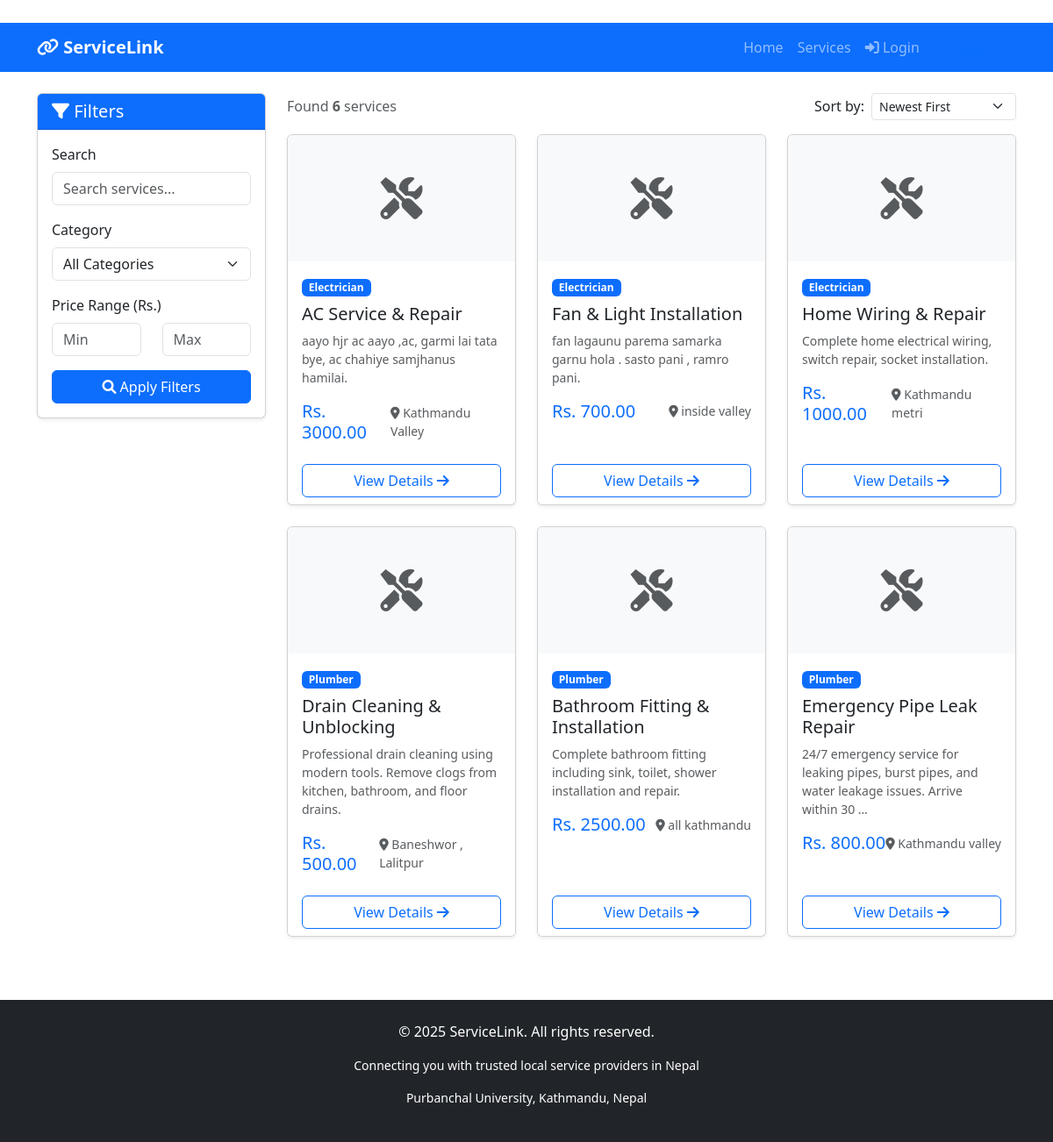
Page /services/ on the committed database.
### services/models.py (models this page shows, shortened)
class Service(models.Model):
    title = models.CharField(max_length=200)
    description = models.TextField()
    price = models.DecimalField(max_digits=10, decimal_places=2)
    category = models.ForeignKey(Category, on_delete=models.CASCADE)
    provider = models.ForeignKey(User, on_delete=models.CASCADE, related_name='services')
    image = models.ImageField(upload_to='services/', blank=True, null=True)
    location = models.CharField(max_length=200, blank=True)
    is_available = models.BooleanField(default=True)
    created_at = models.DateTimeField(auto_now_add=True)

class Category(models.Model):
    name = models.CharField(max_length=100)
    slug = models.SlugField(unique=True)
    icon = models.CharField(max_length=50, blank=True, help_text="FontAwesome icon class")
    class Meta:
        verbose_name = "Category"
        verbose_name_plural = "Categories"

### services/views.py (the view)
# urls.py: path('', views.service_list, name='service_list'),
def service_list(request):
    services = Service.objects.filter(is_available=True)
    query = request.GET.get('q', '')
    category_slug = request.GET.get('category', '')
    min_price = request.GET.get('min_price', '')
    max_price = request.GET.get('max_price', '')
    sort_by = request.GET.get('sort', '-created_at')  # Default: newest first
    if query:
        services = services.filter(
            Q(title__icontains=query) |
            Q(description__icontains=query) |
            Q(location__icontains=query)
        )
    if category_slug:
        services = services.filter(category__slug=category_slug)
    if min_price:
        services = services.filter(price__gte=min_price)  # greater than or equal
    if max_price:
        services = services.filter(price__lte=max_price)  # less than or equal
    valid_sorts = ['price', '-price', 'created_at', '-created_at', 'title']
    if sort_by in valid_sorts:
        services = services.order_by(sort_by)
    paginator = Paginator(services, 6)
    page_number = request.GET.get('page')
    page_obj = paginator.get_page(page_number)
    categories = Category.objects.all()
    context = {
        'services': page_obj,  # Paginated services
        'categories': categories,
        'search_query': query,
        'selected_category': category_slug,
        'min_price': min_price,
        'max_price': max_price,
        'sort_by': sort_by,
    }
    return render(request, 'services/service_list.html', context)

### services/templates/services/service_list.html (shortened to what this page needs)
{% extends 'base.html' %}
{% block content %}
<div class="container mt-4">
    <div class="row">
        <div class="col-md-3">
            <div class="card shadow-sm">
                <div class="card-header bg-primary text-white">
                    <h5 class="mb-0"><i class="fas fa-filter"></i> Filters</h5>
                </div>
                <div class="card-body">
                    <form method="get">
                        <div class="mb-3">
                            <label class="form-label">Search</label>
                            <input type="text" name="q" class="form-control"
                                   placeholder="Search services..."
                                   value="{{ search_query }}">
                        </div>
                        <div class="mb-3">
                            <label class="form-label">Category</label>
                            <select name="category" class="form-select">
                                <option value="">All Categories</option>
                            </select>
                        </div>
                        <div class="mb-3">
                            <label class="form-label">Price Range (Rs.)</label>
                            <div class="row">
                                <div class="col-6">
                                    <input type="number" name="min_price" class="form-control"
                                           placeholder="Min" value="{{ min_price }}">
                                </div>
                                <div class="col-6">
                                    <input type="number" name="max_price" class="form-control"
                                           placeholder="Max" value="{{ max_price }}">
                                </div>
                            </div>
                        </div>
                        <button type="submit" class="btn btn-primary w-100">
                            <i class="fas fa-search"></i> Apply Filters
                        </button>
                    </form>
                </div>
            </div>
        </div>
        <div class="col-md-9">
            <div class="d-flex justify-content-between align-items-center mb-3">
                <p class="text-muted mb-0">
                    Found <strong>{{ services.paginator.count }}</strong> services
                </p>
                <div class="d-flex align-items-center">
                    <label class="me-2">Sort by:</label>
                    <select class="form-select form-select-sm w-auto" onchange="window.location.href=this.value">
                        <option value="?sort=-created_at" {% if sort_by == '-created_at' %}selected{% endif %}>
                            Newest First
                        </option>
                    </select>
                </div>
            </div>
            <div class="row">
                {% for service in services %}
                <div class="col-md-6 col-lg-4 mb-4">
                    <div class="card h-100 shadow-sm service-card">
                        {% if service.image %}
                        <img src="{{ service.image.url }}" class="card-img-top" alt="{{ service.title }}"
                             style="height: 180px; object-fit: cover;">
                        {% else %}
                        <div class="card-img-top bg-light text-center py-5">
                            <i class="fas fa-tools fa-3x text-muted"></i>
                        </div>
                        {% endif %}
                        <div class="card-body">
                            <span class="badge bg-primary mb-2">{{ service.category.name }}</span>
                            <h5 class="card-title">{{ service.title }}</h5>
                            <p class="card-text text-muted small">{{ service.description|truncatewords:15 }}</p>
                            <div class="d-flex justify-content-between align-items-center mt-3">
                                <h5 class="text-primary mb-0">Rs. {{ service.price }}</h5>
                                <small class="text-muted">
                                    <i class="fas fa-map-marker-alt"></i> {{ service.location|default:"Online" }}
                                </small>
                            </div>
                        </div>
                        <div class="card-footer bg-white border-top-0">
                            <a href="{% url 'service_detail' service.id %}" class="btn btn-outline-primary w-100">
                                View Details <i class="fas fa-arrow-right"></i>
                            </a>
                        </div>
                    </div>
                </div>
                {% empty %}
                <div class="col-12">
                    <div class="alert alert-info text-center">
                        <i class="fas fa-info-circle"></i> No services found matching your criteria.
                    </div>
                </div>
                {% endfor %}
            </div>
        </div>
    </div>
</div>
{% endblock %}

### templates/base.html (style rules this page uses)
.service-card { transition: box-shadow 0.3s; }

### services/templates/services/service_list.html (style rules this page uses)
.service-card { transition: transform 0.2s, box-shadow 0.2s; }

### rows in the picture
Service: category.name "Electrician", title "AC Service & Repair", description "aayo hjr ac aayo ,ac, garmi lai tata bye, ac chahiye samjhanus hamilai.", price "3000.00", location "Kathmandu Valley"
Service: category.name "Electrician", title "Fan & Light Installation", description "fan lagaunu parema samarka garnu hola . sasto pani , ramro pani.", price "700.00", location "inside valley"
Service: category.name "Electrician", title "Home Wiring & Repair", description "Complete home electrical wiring, switch repair, socket installation.", price "1000.00", location "Kathmandu metri"
Service: category.name "Plumber", title "Drain Cleaning & Unblocking", description "Professional drain cleaning using modern tools. Remove clogs from kitchen, bathroom, and floor drains.", price "500.00", location "Baneshwor , Lalitpur"
Service: category.name "Plumber", title "Bathroom Fitting & Installation", description "Complete bathroom fitting including sink, toilet, shower installation and repair.", price "2500.00", location "all kathmandu"
Service: category.name "Plumber", title "Emergency Pipe Leak Repair", description "24/7 emergency service for leaking pipes, burst pipes, and water leakage issues. Arrive within 30 …", price "800.00", location "Kathmandu valley"

### other values in the picture
{{ services.paginator.count }} "6"
